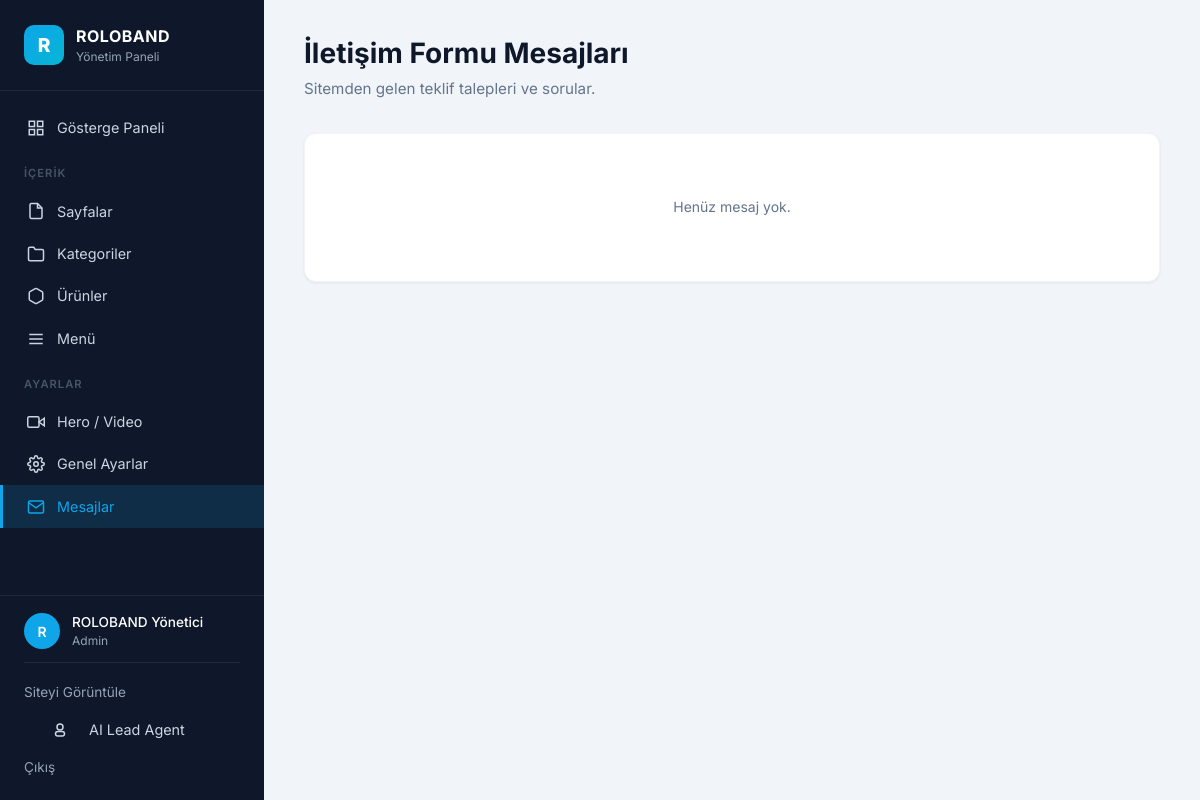
/admin/messages (signed in), run on the app's committed database.
### app/models.py (models this page shows, shortened)
class AdminUser(db.Model, UserMixin):
    __tablename__ = "admin_users"
    id = db.Column(db.Integer, primary_key=True)
    email = db.Column(db.String(120), unique=True, nullable=False, index=True)
    full_name = db.Column(db.String(120), nullable=False, default="Yönetici")
    password_hash = db.Column(db.String(255), nullable=False)
    role = db.Column(db.String(20), default="admin")  # admin | editor
    is_active = db.Column(db.Boolean, default=True)
    last_login = db.Column(db.DateTime)
    created_at = db.Column(db.DateTime, default=datetime.utcnow)

### app/blueprints/admin/routes.py (the view)
@admin_bp.route("/messages")
@login_required
def messages_list():
    msgs = ContactMessage.query.order_by(ContactMessage.created_at.desc()).all()
    return render_template("admin/messages_list.html", messages=msgs)

### app/blueprints/admin/routes.py (called while the page is built)
@admin_bp.app_context_processor
def inject_admin_context():
    if current_user.is_authenticated and getattr(current_user, "role", None) == "admin":
        try:
            unread = ContactMessage.query.filter_by(is_read=False).count()
        except Exception:
            unread = 0
        return {"unread_count": unread}
    return {"unread_count": 0}

### app/models.py (called while the page is built)
    @classmethod
    def as_dict(cls) -> dict:
        return {r.key: r.value for r in cls.query.all()}

    @classmethod
    def get_main_menu(cls) -> List["MenuItem"]:
        return (
            cls.query.filter_by(parent_id=None, is_active=True)
            .order_by(cls.order_index.asc())
            .all()
        )

### app/templates/admin/messages_list.html (shortened to what this page needs)
{% extends "admin/base.html" %}
{% block content %}
<div class="admin-header">
  <div>
    <h1 class="admin-page-title">İletişim Formu Mesajları</h1>
    <p class="admin-page-subtitle">Sitemden gelen teklif talepleri ve sorular.</p>
  </div>
</div>
<div class="admin-card admin-card-table">
  {% if messages %}
    <table class="admin-table">
      <thead>
        <tr>
          <th></th>
          <th>Ad / Firma</th>
          <th>Konu</th>
          <th>İletişim</th>
          <th>Tarih</th>
          <th></th>
        </tr>
      </thead>
      <tbody>
        {% for msg in messages %}
          <tr class="{% if not msg.is_read %}unread-row{% endif %}">
            <td>{% if not msg.is_read %}<span class="dot-unread" title="Okunmadı"></span>{% endif %}</td>
            <td>
              <strong>{{ msg.full_name }}</strong>
              {% if msg.company %}<div class="muted">{{ msg.company }}</div>{% endif %}
            </td>
            <td>{{ msg.subject or '—' }}</td>
            <td>
              <div><a href="mailto:{{ msg.email }}">{{ msg.email }}</a></div>
              {% if msg.phone %}<div class="muted">{{ msg.phone }}</div>{% endif %}
            </td>
            <td>{{ msg.created_at.strftime('%d.%m.%Y %H:%M') }}</td>
            <td class="actions-cell">
              <a href="{{ url_for('admin.message_detail', msg_id=msg.id) }}" class="btn btn-outline btn-sm">Aç</a>
              <form method="POST" action="{{ url_for('admin.message_delete', msg_id=msg.id) }}" style="display:inline" onsubmit="return confirm('Bu mesajı silmek istediğine emin misin?');">
                <input type="hidden" name="csrf_token" value="{{ csrf_token() }}">
                <button type="submit" class="btn-icon btn-icon-danger" title="Sil">🗑</button>
              </form>
            </td>
          </tr>
        {% endfor %}
      </tbody>
    </table>
  {% else %}
    <div class="admin-empty">
      <p>Henüz mesaj yok.</p>
    </div>
  {% endif %}
</div>
{% endblock %}

### app/templates/admin/base.html (shortened to what this page needs)
<!DOCTYPE html>
<html lang="tr">
<head>
  <link rel="stylesheet" href="{{ url_for('static', filename='css/admin.css') }}">
</head>
<body class="admin-body">
<aside class="admin-sidebar">
  <div class="admin-brand">
    <div class="admin-logo">R</div>
    <div>
      <div class="admin-brand-name">ROLOBAND</div>
      <div class="admin-brand-sub">Yönetim Paneli</div>
    </div>
  </div>
  <nav class="admin-nav">
    <a href="{{ url_for('admin.dashboard') }}" class="admin-nav-item {% if request.endpoint == 'admin.dashboard' %}active{% endif %}">
      <svg viewBox="0 0 24 24" fill="none" stroke="currentColor" stroke-width="2"><rect x="3" y="3" width="7" height="7"/><rect x="14" y="3" width="7" height="7"/><rect x="14" y="14" width="7" height="7"/><rect x="3" y="14" width="7" height="7"/></svg>
      <span>Gösterge Paneli</span>
    </a>
    <div class="admin-nav-section">İçerik</div>
    <a href="{{ url_for('admin.pages_list') }}" class="admin-nav-item {% if 'page' in request.endpoint %}active{% endif %}">
      <svg viewBox="0 0 24 24" fill="none" stroke="currentColor" stroke-width="2"><path d="M14 2H6a2 2 0 0 0-2 2v16a2 2 0 0 0 2 2h12a2 2 0 0 0 2-2V8z"/><polyline points="14 2 14 8 20 8"/></svg>
      <span>Sayfalar</span>
    </a>
    <a href="{{ url_for('admin.categories_list') }}" class="admin-nav-item {% if 'categor' in request.endpoint %}active{% endif %}">
      <svg viewBox="0 0 24 24" fill="none" stroke="currentColor" stroke-width="2"><path d="M22 19a2 2 0 0 1-2 2H4a2 2 0 0 1-2-2V5a2 2 0 0 1 2-2h5l2 3h9a2 2 0 0 1 2 2z"/></svg>
      <span>Kategoriler</span>
    </a>
    <a href="{{ url_for('admin.products_list') }}" class="admin-nav-item {% if 'product' in request.endpoint %}active{% endif %}">
      <svg viewBox="0 0 24 24" fill="none" stroke="currentColor" stroke-width="2"><path d="M21 16V8a2 2 0 0 0-1-1.73l-7-4a2 2 0 0 0-2 0l-7 4A2 2 0 0 0 3 8v8a2 2 0 0 0 1 1.73l7 4a2 2 0 0 0 2 0l7-4A2 2 0 0 0 21 16z"/></svg>
      <span>Ürünler</span>
    </a>
    <a href="{{ url_for('admin.menu_list') }}" class="admin-nav-item {% if 'menu' in request.endpoint %}active{% endif %}">
      <svg viewBox="0 0 24 24" fill="none" stroke="currentColor" stroke-width="2"><line x1="3" y1="12" x2="21" y2="12"/><line x1="3" y1="6" x2="21" y2="6"/><line x1="3" y1="18" x2="21" y2="18"/></svg>
      <span>Menü</span>
    </a>
    <div class="admin-nav-section">Ayarlar</div>
    <a href="{{ url_for('admin.settings_hero') }}" class="admin-nav-item {% if request.endpoint == 'admin.settings_hero' %}active{% endif %}">
      <svg viewBox="0 0 24 24" fill="none" stroke="currentColor" stroke-width="2"><polygon points="23 7 16 12 23 17 23 7"/><rect x="1" y="5" width="15" height="14" rx="2" ry="2"/></svg>
      <span>Hero / Video</span>
    </a>
    <a href="{{ url_for('admin.settings_general') }}" class="admin-nav-item {% if request.endpoint == 'admin.settings_general' %}active{% endif %}">
      <span>Genel Ayarlar</span>
    </a>
    <a href="{{ url_for('admin.messages_list') }}" class="admin-nav-item {% if 'message' in request.endpoint %}active{% endif %}">
      <svg viewBox="0 0 24 24" fill="none" stroke="currentColor" stroke-width="2"><path d="M4 4h16c1.1 0 2 .9 2 2v12c0 1.1-.9 2-2 2H4c-1.1 0-2-.9-2-2V6c0-1.1.9-2 2-2z"/><polyline points="22,6 12,13 2,6"/></svg>
      <span>Mesajlar
      </span>
    </a>
  </nav>
  <div class="admin-sidebar-footer">
    <div class="admin-user">
      <div class="admin-user-avatar">{{ (current_user.full_name or current_user.email)[0]|upper }}</div>
      <div>
        <div class="admin-user-name">{{ current_user.full_name or current_user.email }}</div>
        <div class="admin-user-role">{{ current_user.role|title }}</div>
      </div>
    </div>
    <a href="{{ url_for('public.index') }}" target="_blank" class="admin-sidebar-link">Siteyi Görüntüle</a>
    <a href="{{ url_for('admin.agent_page') }}" class="admin-nav-item {% if 'agent' in request.endpoint %}active{% endif %}" target="_blank">
      <svg width="16" height="16" viewBox="0 0 24 24" fill="none" style="vertical-align:middle;margin-right:8px"><circle cx="12" cy="8" r="4" stroke="currentColor" stroke-width="2"/><rect x="6" y="14" width="12" height="6" rx="3" stroke="currentColor" stroke-width="2"/></svg>
      AI Lead Agent
    </a>
    <a href="{{ url_for('admin.logout') }}" class="admin-sidebar-link">Çıkış</a>
  </div>
</aside>
<main class="admin-main">
  {% block content %}{% endblock %}
</main>
</body>
</html>

### app/static/css/admin.css (style rules this page uses)
:root { --ad-primary: #0ea5e9; --ad-primary-dark: #0369a1; --ad-bg: #f1f5f9; --ad-card: #ffffff; --ad-sidebar: #0f172a; --ad-sidebar-hover: #1e293b; --ad-sidebar-active: rgba(14, 165, 233, 0.15); --ad-text: #0f172a; --ad-text-2: #64748b; --ad-text-3: #94a3b8; --ad-border: #e2e8f0; --ad-danger: #ef4444; --ad-success: #10b981; --ad-warning: #f59e0b; --ad-radius: 12px; --ad-radius-sm: 8px; --ad-shadow: 0 1px 3px rgba(15, 23, 42, 0.08); --ad-shadow-lg: 0 10px 25px -5px rgba(15, 23, 42, 0.1); }
* { box-sizing: border-box; }
body { margin: 0; font-family: 'Inter', -apple-system, system-ui, sans-serif; background: var(--ad-bg); color: var(--ad-text); font-size: 14px; line-height: 1.5; -webkit-font-smoothing: antialiased; }
a { color: var(--ad-primary-dark); text-decoration: none; }
.admin-body { display: grid; grid-template-columns: 264px 1fr; min-height: 100vh; }
.admin-sidebar { background: var(--ad-sidebar); color: #cbd5e1; display: flex; flex-direction: column; position: sticky; top: 0; height: 100vh; overflow-y: auto; }
.admin-brand { padding: 1.5rem; border-bottom: 1px solid #1e293b; display: flex; align-items: center; gap: 0.75rem; }
.admin-logo { width: 40px; height: 40px; background: linear-gradient(135deg, var(--ad-primary), #06b6d4); border-radius: 10px; display: grid; place-items: center; color: #fff; font-weight: 800; font-size: 1.2rem; }
.admin-brand-name { font-size: 1rem; font-weight: 700; color: #fff; letter-spacing: 0.5px; }
.admin-brand-sub { font-size: 0.75rem; color: var(--ad-text-3); }
.admin-nav { flex: 1; padding: 1rem 0; }
.admin-nav-section { font-size: 0.7rem; text-transform: uppercase; letter-spacing: 1px; color: #475569; padding: 1rem 1.5rem 0.5rem; font-weight: 600; }
.admin-nav-item { display: flex; align-items: center; gap: 0.75rem; padding: 0.65rem 1.5rem; color: #cbd5e1; font-size: 0.9rem; transition: all 0.15s; border-left: 3px solid transparent; }
.admin-nav-item.active { background: var(--ad-sidebar-active); color: var(--ad-primary); border-left-color: var(--ad-primary); }
.admin-nav-item svg { width: 18px; height: 18px; flex-shrink: 0; }
.admin-sidebar-footer { padding: 1rem 1.5rem; border-top: 1px solid #1e293b; }
.admin-user { display: flex; align-items: center; gap: 0.75rem; padding-bottom: 0.75rem; margin-bottom: 0.75rem; border-bottom: 1px solid #1e293b; }
.admin-user-avatar { width: 36px; height: 36px; background: var(--ad-primary); border-radius: 50%; display: grid; place-items: center; color: #fff; font-weight: 600; }
.admin-user-name { font-size: 0.85rem; color: #fff; font-weight: 500; }
.admin-user-role { font-size: 0.75rem; color: var(--ad-text-3); }
.admin-sidebar-link { display: block; padding: 0.4rem 0; font-size: 0.85rem; color: var(--ad-text-3); }
.admin-main { padding: 2rem 2.5rem; overflow-x: hidden; }
.admin-header { display: flex; justify-content: space-between; align-items: start; gap: 1rem; margin-bottom: 2rem; flex-wrap: wrap; }
.admin-page-title { font-size: 1.75rem; font-weight: 700; margin: 0 0 0.25rem; color: var(--ad-text); }
.admin-page-subtitle { color: var(--ad-text-2); font-size: 0.95rem; margin: 0; }
.admin-card { background: var(--ad-card); border-radius: var(--ad-radius); box-shadow: var(--ad-shadow); padding: 1.5rem; margin-bottom: 1.5rem; border: 1px solid #f1f5f9; }
.admin-card-table { padding: 0; overflow: hidden; }
.admin-empty { padding: 3rem 1.5rem; text-align: center; color: var(--ad-text-2); }
.admin-empty p { margin-bottom: 1rem; }

### data on the page
AdminUser: full_name "R", full_name "ROLOBAND Yönetici", role "Admin"
